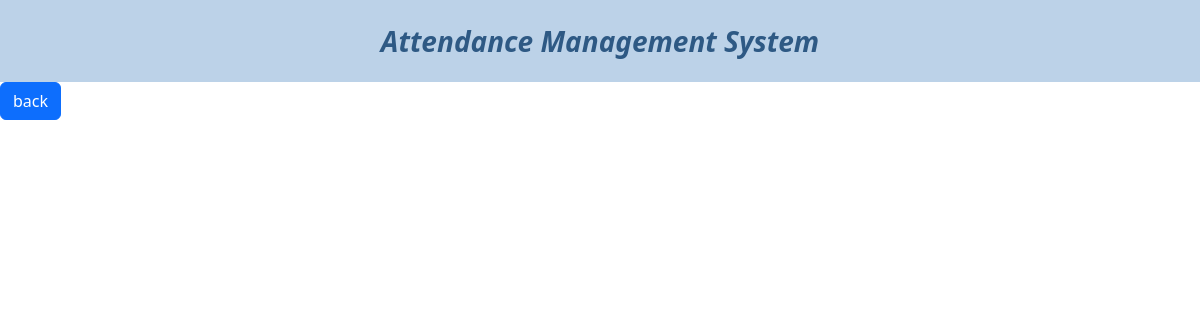
Before: /attendance.php with the older database file.
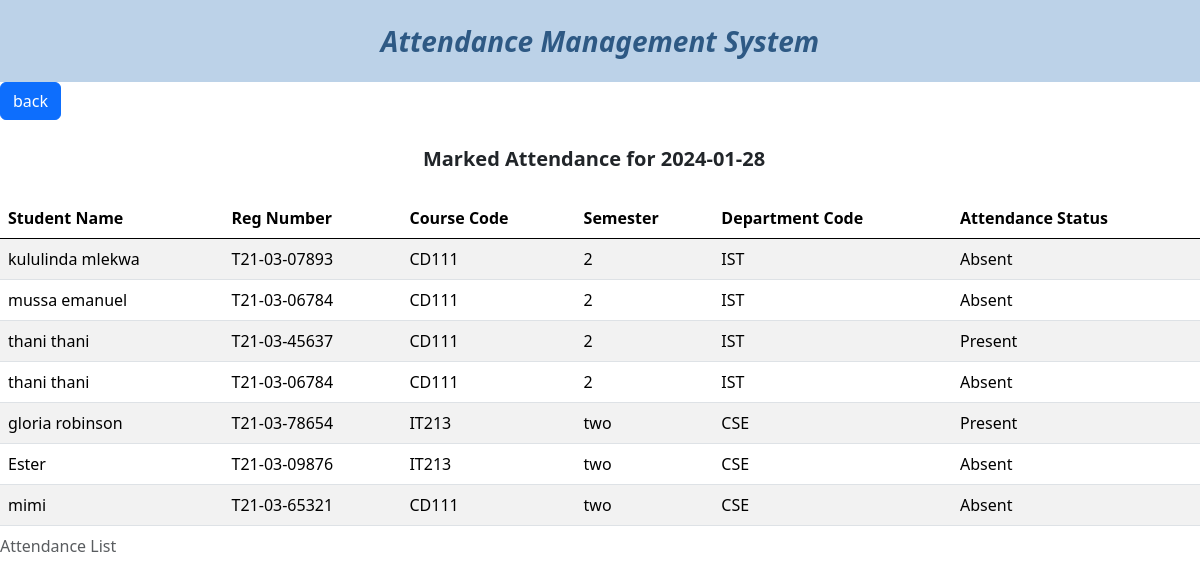
After: the same page with the newer database file.
### tables this page shows
CREATE TABLE `add_student_tb` (
  `SID` int(11) NOT NULL,
  `student_name` varchar(255) NOT NULL,
  `reg_number` varchar(225) NOT NULL,
  `course_code` varchar(255) NOT NULL,
  `semester` varchar(50) NOT NULL,
  `department_code` varchar(50) NOT NULL,
  `status` tinyint(1) DEFAULT NULL
);

### attendance.php (the view, shortened to what this page needs)
<?php
include("./connect_db/connection.php");
$date_query = "SELECT DISTINCT attendence_date FROM attendence_records";
$date_result = mysqli_query($conn, $date_query);
?>
<!DOCTYPE html>
<html lang="en">
<head>
    <link rel="stylesheet" href="style.css">
    <link rel="stylesheet" href="/bootstrap-5.0.2-dist/css/bootstrap.min.css">
    <link rel="stylesheet" href="https://cdn.jsdelivr.net/npm/bootstrap@5.3.2/dist/css/bootstrap.min.css">
</head>
<body>
    <section class="text-center">
        <div class="nav-container text-center fw-bold ">
            <header class="fst-italic fs-3 nav-header">Attendance Management System</header>
        </div>
    </section>
    <p class=""><a href="./student_attend.php" class="btn btn-primary">back</a></p>
    <section>
        <?php
        while ($date_row = mysqli_fetch_assoc($date_result)) {
            $current_date = $date_row['attendence_date'];
        ?>
            <div class="container text-center fw-bold fs-5 m-4">
                <header>Marked Attendance for <?php echo $current_date; ?></header>
            </div>
            <table class="table table-striped table-hover">
                <caption>Attendance List</caption>
                <thead>
                    <tr>
                        <th>Student Name</th>
                        <th>Reg Number</th>
                        <th>Course Code</th>
                        <th>Semester</th>
                        <th>Department Code</th>
                        <th>Attendance Status</th>
                    </tr>
                </thead>
                <tbody>
                    <?php
                    $stmt = $conn->prepare("
                        SELECT add_student_tb.student_name AS student_name, add_student_tb.reg_number AS reg_number, add_student_tb.course_code AS course_code, add_student_tb.semester AS semester, add_student_tb.department_code AS department_code, attendence_records.status AS status, attendence_records.attendence_date AS attendence_date
                        FROM add_student_tb
                        JOIN attendence_records ON add_student_tb.reg_number = attendence_records.reg_number
                        WHERE attendence_records.attendence_date = ?
                    ");
                    $stmt->bind_param("s", $current_date);
                    $stmt->execute();
                    $result = $stmt->get_result();
                    if ($result->num_rows > 0) {
                        while ($row = $result->fetch_assoc()) {
                            echo "<tr>";
                            echo "<td>" . $row['student_name'] . "</td>";
                            echo "<td>" . $row['reg_number'] . "</td>";
                            echo "<td>" . $row['course_code'] . "</td>";
                            echo "<td>" . $row['semester'] . "</td>";
                            echo "<td>" . $row['department_code'] . "</td>";
                            echo "<td>" . ($row['status'] ? 'Present' : 'Absent') . "</td>";
                            echo "</tr>";
                        }
                    } else {
                        echo "<tr><td colspan='6'>No attendance records found for this date.</td></tr>";
                    }
                    ?>
                </tbody>
            </table>
        <?php
        }
        ?>
    </section>
</body>
</html>

Changed rows visible on the page:
now on this page (row edited): add_student_tb: student_name "kululinda mlekwa", reg_number "T21-03-07893", course_code "CD111", semester "2", department_code "IST", shows "Absent"
now on this page (row edited): add_student_tb: student_name "mussa emanuel", reg_number "T21-03-06784", course_code "CD111", semester "2", department_code "IST", shows "Absent"
now on this page (row edited): add_student_tb: student_name "thani thani", reg_number "T21-03-45637", course_code "CD111", semester "2", department_code "IST", shows "Present"
now on this page (row edited): add_student_tb: student_name "thani thani", reg_number "T21-03-06784", course_code "CD111", semester "2", department_code "IST", shows "Absent"
now on this page (row edited): add_student_tb: student_name "gloria robinson", reg_number "T21-03-78654", course_code "IT213", semester "two", department_code "CSE", shows "Present"
added add_student_tb: student_name "Ester", reg_number "T21-03-09876", course_code "IT213", semester "two", department_code "CSE", shows "Absent"
added add_student_tb: student_name "mimi", reg_number "T21-03-65321", course_code "CD111", semester "two", department_code "CSE", shows "Absent"
Other visible differences:
new list line: "Marked Attendance for 2024-01-28 Attendance List Student Name Reg Number Course Code Semester Department Code Attendance Status"
